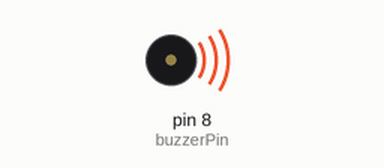
Bench run of a sketch on a simulated Arduino Uno, built with avr-gcc and run on an emulated ATmega328P. On the bench: buzzer (waves = sounding).

Above: at 0.2 s.
Timing chart, 0 to 3.0 s (numbered marks = the images above):
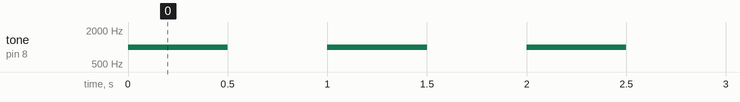

The sketch:

buzzer_test.ino
```cpp
const int buzzerPin = 8;

void setup() {
}

void loop() {
  tone(buzzerPin, 1000);  // 1000 Hz tonis
  delay(500);             // skan 0.5 s

  noTone(buzzerPin);      // apstādina skaņu
  delay(500);             // pauze 0.5 s
}
```

Measured:
- by itself, tone on pin 8 (buzzerPin): alternates 1000 Hz for 0.50 s and silent for 0.50 s
